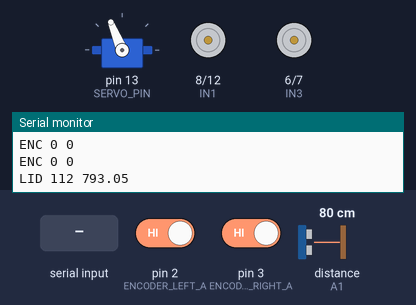
Recording of a sketch running on a simulated Arduino Uno, built with avr-gcc and run on an emulated ATmega328P. Parts: servo, motor-driver pin pairs drawn as motors (green arrow = first pin HIGH = forward, orange = second pin HIGH = backward, longer = more drive, scaled by the enable pin), the last lines printed to the serial monitor. Wiring (inferred from the names in the program): ultrasonic range finder: trigger A0; echo A1. Inputs (shaded band) come from the test bench; at power-on: distance to the obstacle (sensor on A1) 80 cm, pin 2 (ENCODER_LEFT_A) HIGH, pin 3 (ENCODER_RIGHT_A) HIGH. The echo pulse lasts 58.3 µs per cm.

Above: at 1.25 s.
1.3 s: "VEL 1\n" received over Serial
At 1.46 s:
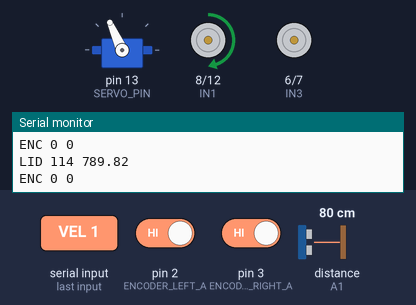
4.3 s: "VEL\n" received over Serial
At 4.45 s:
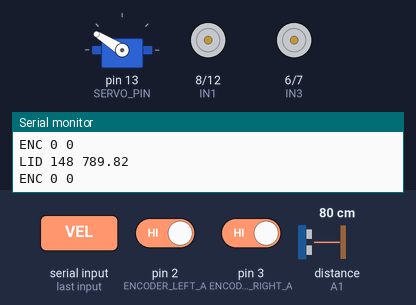
7.3 s: "VEL 150\n" received over Serial
At 7.43 s:
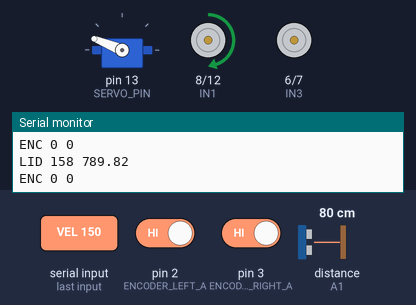
10.3 s: "VEL90\n" received over Serial
At 10.42 s:
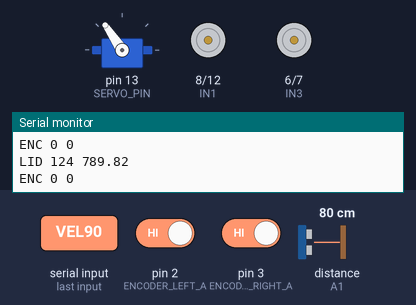
13.3 s: "VEL 45\n" received over Serial
At 13.4 s:
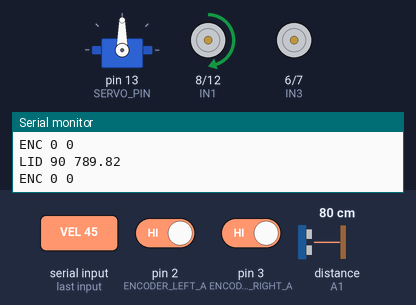
16.3 s: distance to the obstacle (sensor on A1) set to 2 cm
Timing chart, 0 to 20.3 s (numbered marks = the images above; inputs shaded):
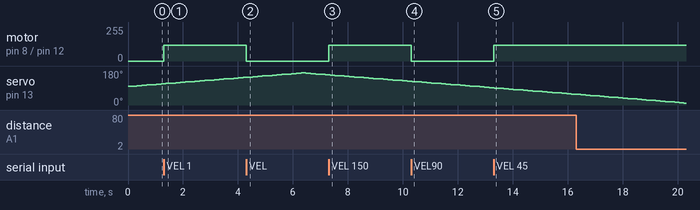

Measured:
- after the input at 1.3 s, motor on pin 8 (IN1) / pin 12 (IN2): stopped → forward 120/255 at once
- after the input at 4.3 s, motor on pin 8 (IN1) / pin 12 (IN2): forward 120/255 → stopped at once
- after the input at 7.3 s, motor on pin 8 (IN1) / pin 12 (IN2): stopped → forward 120/255 at once
- after the input at 10.3 s, motor on pin 8 (IN1) / pin 12 (IN2): forward 120/255 → stopped at once
- after the input at 13.3 s, motor on pin 8 (IN1) / pin 12 (IN2): stopped → forward 120/255 at once

The sketch:

mapping_bot_firmware.ino
```cpp
#include <Arduino.h>
#include <Servo.h>

// ------------------ Motor & Encoder ------------------
#define ENA 11
#define IN1 8
#define IN2 12
#define ENB 5
#define IN3 6
#define IN4 7

#define ENCODER_LEFT_A 2
#define ENCODER_LEFT_B 4
#define ENCODER_RIGHT_A 3
#define ENCODER_RIGHT_B A2

volatile long left_ticks = 0;
volatile long right_ticks = 0;

float wheel_radius = 0.03;      // meters
float wheel_separation = 0.30;  // meters
float ticks_per_rev = 3600;


// ------------------ Quadrature Encoder ISRs ------------------
void leftEncoderISR_A() {
  int a = digitalRead(ENCODER_LEFT_A);
  int b = digitalRead(ENCODER_LEFT_B);
  if (a == b) left_ticks--;
  else left_ticks++;
}

void leftEncoderISR_B() {
  int a = digitalRead(ENCODER_LEFT_A);
  int b = digitalRead(ENCODER_LEFT_B);
  if (a != b) left_ticks--;
  else left_ticks++;
}

void rightEncoderISR_A() {
  int a = digitalRead(ENCODER_RIGHT_A);
  int b = digitalRead(ENCODER_RIGHT_B);
  if (a == b) right_ticks++;
  else right_ticks--;
}

void rightEncoderISR_B() {
  int a = digitalRead(ENCODER_RIGHT_A);
  int b = digitalRead(ENCODER_RIGHT_B);
  if (a != b) right_ticks++;
  else right_ticks--;
}


// ------------------ Ultrasonic Lidar ------------------
#define TRIG_PIN A0
#define ECHO_PIN A1
#define SERVO_PIN 13

Servo servo;
int angle = 100;
int direction = 1;
int step = 2;
int min_angle = 10;
int max_angle = 170;

unsigned long last_lidar_time = 0;
unsigned long lidar_interval = 150; // ms between servo steps

// ------------------ Setup ------------------
void setup() {
  Serial.begin(115200);

  // Motors
  pinMode(ENA, OUTPUT);
  pinMode(IN1, OUTPUT);
  pinMode(IN2, OUTPUT);
  pinMode(ENB, OUTPUT);
  pinMode(IN3, OUTPUT);
  pinMode(IN4, OUTPUT);

 // Encoders
  pinMode(ENCODER_LEFT_A, INPUT_PULLUP);
  pinMode(ENCODER_LEFT_B, INPUT_PULLUP);
  pinMode(ENCODER_RIGHT_A, INPUT_PULLUP);
  pinMode(ENCODER_RIGHT_B, INPUT_PULLUP);

  attachInterrupt(digitalPinToInterrupt(ENCODER_LEFT_A), leftEncoderISR_A, CHANGE);
  attachInterrupt(digitalPinToInterrupt(ENCODER_LEFT_B), leftEncoderISR_B, CHANGE);
  attachInterrupt(digitalPinToInterrupt(ENCODER_RIGHT_A), rightEncoderISR_A, CHANGE);
  attachInterrupt(digitalPinToInterrupt(ENCODER_RIGHT_B), rightEncoderISR_B, CHANGE);

  // Ultrasonic
  pinMode(TRIG_PIN, OUTPUT);
  pinMode(ECHO_PIN, INPUT);
  servo.attach(SERVO_PIN);
  servo.write(angle);
}

// ------------------ Helper Functions ------------------
float get_distance_cm() {
  digitalWrite(TRIG_PIN, LOW);
  delayMicroseconds(2);
  digitalWrite(TRIG_PIN, HIGH);
  delayMicroseconds(10);
  digitalWrite(TRIG_PIN, LOW);

  long duration = pulseIn(ECHO_PIN, HIGH, 20000); // 20 ms timeout
  if (duration == 0) return 6000; // no echo (60 m)
  return duration * 0.034 / 2.0; // in cm
}

void setMotorSpeeds(float v_left, float v_right) {
  const int PWM_MIN = 70;
  const int PWM_MAX = 200;
  const float MAX_VELOCITY = 0.8; // m/s

  // ------------------ Calibration factors ------------------
  // Adjust these to balance straight-line motion
  const float LEFT_CALIB = 1.00;   // 1.0 = no change
  const float RIGHT_CALIB = 0.75;  // reduce right motor power by 10%

  int pwm_left = 0;
  int pwm_right = 0;

  if (fabs(v_left) > 0.05)
    pwm_left = constrain((fabs(v_left) / MAX_VELOCITY) * (PWM_MAX - PWM_MIN) + PWM_MIN, PWM_MIN, PWM_MAX);
  if (fabs(v_right) > 0.05)
    pwm_right = constrain((fabs(v_right) / MAX_VELOCITY) * (PWM_MAX - PWM_MIN) + PWM_MIN, PWM_MIN, PWM_MAX);

  // ------------------ Apply calibration ------------------
  pwm_left = pwm_left * LEFT_CALIB;
  pwm_right = pwm_right * RIGHT_CALIB;

  // ------------------ Motor direction control ------------------
  digitalWrite(IN1, v_left > 0 ? HIGH : LOW);
  digitalWrite(IN2, v_left > 0 ? LOW : HIGH);
  analogWrite(ENA, pwm_left * 0.6);  // 0.6 is your global scaling factor

  digitalWrite(IN3, v_right > 0 ? HIGH : LOW);
  digitalWrite(IN4, v_right > 0 ? LOW : HIGH);
  analogWrite(ENB, pwm_right);
}


// ------------------ Main Loop ------------------
void loop() {
  // ----- 1. Read velocity commands -----
  if (Serial.available()) {
    String cmd = Serial.readStringUntil('\n');
    cmd.trim();
    if (cmd.startsWith("VEL")) {
      float v_left, v_right;
      int firstSpace = cmd.indexOf(' ');
      int secondSpace = cmd.indexOf(' ', firstSpace + 1);
      v_left = cmd.substring(firstSpace + 1, secondSpace).toFloat();
      v_right = cmd.substring(secondSpace + 1).toFloat();
      setMotorSpeeds(v_left, v_right);
    }
  }

  // ----- 2. Send encoder ticks every 100 ms -----
  static unsigned long last_enc_time = 0;
  if (millis() - last_enc_time > 100) {
    // ------------------ Encoder calibration ------------------
    const float LEFT_TICK_SCALE = 1.50;   // adjust slightly
    const float RIGHT_TICK_SCALE = 1.00;  // e.g. increase right ticks 5%

    long adj_left = left_ticks * LEFT_TICK_SCALE;
    long adj_right = right_ticks * RIGHT_TICK_SCALE;

    Serial.print("ENC ");
    Serial.print(adj_left);
    Serial.print(" ");
    Serial.println(adj_right);

    last_enc_time = millis();
  }


  // ----- 3. Servo lidar sweep -----
  if (millis() - last_lidar_time >= lidar_interval) {
    servo.write(angle);
    delay(20); // small stabilization delay

    float distance = get_distance_cm();
    Serial.print("LID ");
    Serial.print(angle);
    Serial.print(" ");
    Serial.println(distance * 10.0); // mm

    angle += direction * step;
    if (angle >= max_angle) direction = -1;
    else if (angle <= min_angle) direction = 1;

    last_lidar_time = millis();
  }
}
```
